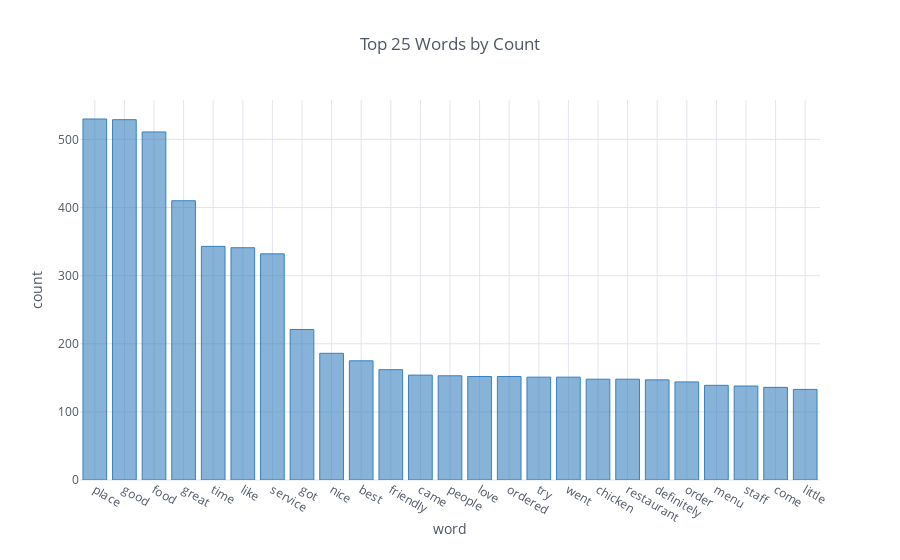

The notebook cell saved with this chart:
### Code cell
#top 25 words by count
word_count_df = pd.DataFrame(Counter(all_text).most_common(25), columns=['Word', 'Count']).set_index('Word')
word_count_plot = word_count_df.iplot(kind='bar', 
                                      asFigure=True, 
                                      xTitle='word', 
                                      yTitle='count', 
                                      title='Top 25 Words by Count',
                                      color='blue')

cf.iplot(word_count_plot, legend=False)

### Figure 1 — Plotly figure (JSON) as saved in the notebook; plotly's stock layout.template omitted (floating-point values rounded to 4 significant figures)
{"data": [{"marker": {"color": "rgba(55, 128, 191, 0.6)", "line": {"color": "rgba(55, 128, 191, 1.0)", "width": 1}}, "name": "Count", "orientation": "v", "text": "", "type": "bar", "uid": "40bb8a", "x": ["place", "good", "food", "great", "time", "like", "service", "got", "nice", "best", "friendly", "came", "people", "love", "ordered", "try", "went", "chicken", "restaurant", "definitely", "order", "menu", "staff", "come", "little"], "y": [530, 529, 511, 410, 343, 341, 332, 221, 186, 175, 162, 154, 153, 152, 152, 151, 151, 148, 148, 147, 144, 139, 138, 136, 133]}], "layout": {"autosize": true, "legend": {"bgcolor": "#FFFFFF", "font": {"color": "#4D5663"}}, "paper_bgcolor": "#FFFFFF", "plot_bgcolor": "#FFFFFF", "showlegend": false, "title": "Top 25 Words by Count", "titlefont": {"color": "#4D5663"}, "xaxis": {"autorange": true, "gridcolor": "#E1E5ED", "range": [-0.5, 24.5], "showgrid": true, "tickfont": {"color": "#4D5663"}, "title": "word", "titlefont": {"color": "#4D5663"}, "type": "category", "zerolinecolor": "#E1E5ED"}, "yaxis": {"autorange": true, "gridcolor": "#E1E5ED", "range": [0, 557.9], "showgrid": true, "tickfont": {"color": "#4D5663"}, "title": "count", "titlefont": {"color": "#4D5663"}, "type": "linear", "zerolinecolor": "#E1E5ED"}}}
